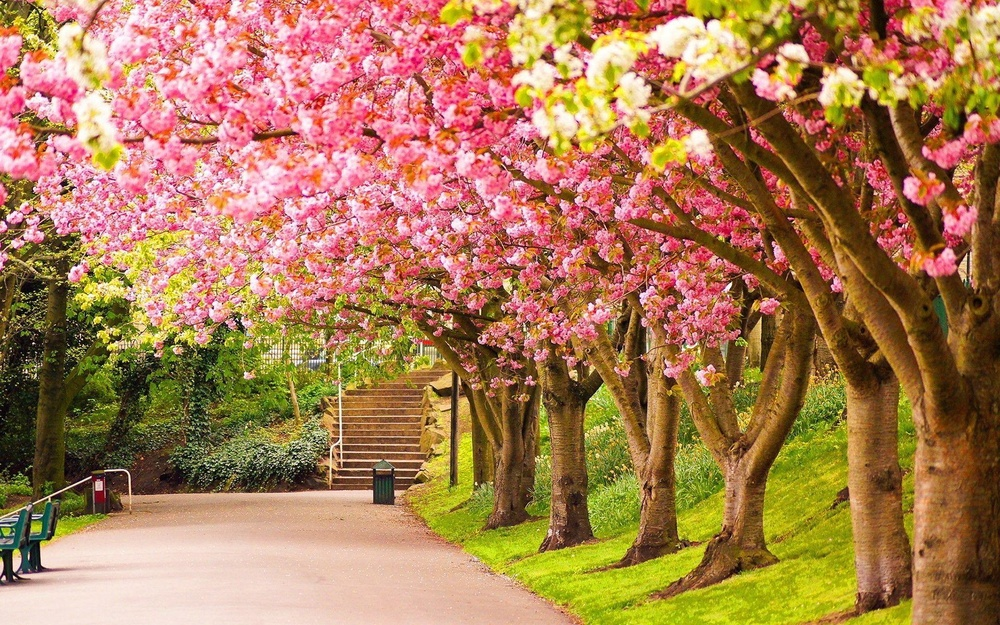
#> input picture Praktikum_8/bunga.jpg, 1000 x 625 px, shrunk from 1920 x 1200 before the run
$ python mandiri.py   (older library calls are emulated)
#> lines starting #> are read from the running program, lines starting #| are printed output that depends on the picture
import cv2
import numpy as np
import matplotlib.pyplot as plt
import os

def count_edge_pixels(edge_img):
    # Menghitung piksel non-zero (putih/tepi)
    return cv2.countNonZero(edge_img)

def main_app():
    img_path = ""
    img_gray = None
    img_rgb = None

    while True:
        print("\n--- Aplikasi Deteksi Tepi ---")
        print("1. Load Gambar")
        print("2. Sobel (Magnitude)")
        print("3. Canny")
        print("4. Laplacian of Gaussian (LoG)")
        print("5. Keluar")

        pilihan = input("Pilih menu (1-5): ")
#> the answer given: 1

        if pilihan == '1':
            img_path = input("Masukkan nama file gambar (cth: gedung.jpg): ")
#> the answer given: bunga.jpg
            if os.path.exists(img_path):
                img_bgr = cv2.imread(img_path)
#> img_bgr is the input picture: shape (625, 1000, 3); mean B, G, R 84.2, 124.3, 169.5
                img_gray = cv2.cvtColor(img_bgr, cv2.COLOR_BGR2GRAY)
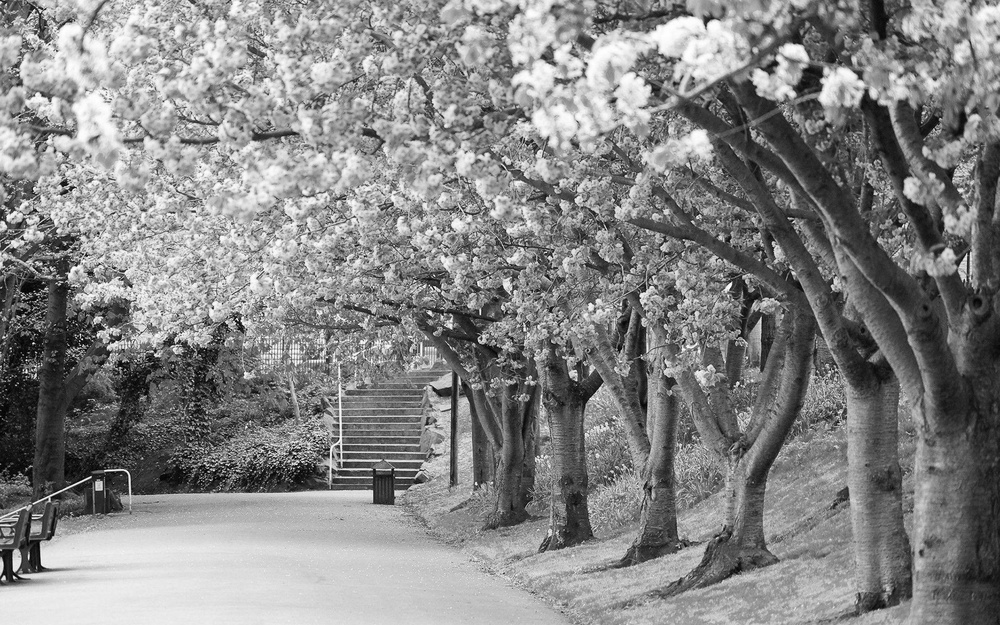
#> img_gray: shape (625, 1000); min 0, max 255, mean 133.3
                img_rgb = cv2.cvtColor(img_bgr, cv2.COLOR_BGR2RGB)
                print("[INFO] Gambar berhasil dimuat.")
            else:
                print("[ERROR] File tidak ditemukan!")
                img_gray = None

        elif pilihan == '2':
            if img_gray is None: print("[ERROR] Load gambar dulu!"); continue
            sobel_x = cv2.Sobel(img_gray, cv2.CV_64F, 1, 0, ksize=3)
            sobel_y = cv2.Sobel(img_gray, cv2.CV_64F, 0, 1, ksize=3)
            sobel_mag = np.uint8(np.clip(np.sqrt(sobel_x**2 + sobel_y**2), 0, 255))

            pixels = count_edge_pixels(sobel_mag)
            print(f"[INFO] Jumlah piksel tepi: {pixels}")

            plt.imshow(sobel_mag, cmap='gray'); plt.title('Sobel Magnitude'); plt.axis('off'); plt.show()
            cv2.imwrite('hasil_sobel.jpg', sobel_mag)
            print("[INFO] Hasil disimpan sebagai hasil_sobel.jpg")

        elif pilihan == '3':
            if img_gray is None: print("[ERROR] Load gambar dulu!"); continue
            low = int(input("Masukkan ambang rendah Canny: "))
            high = int(input("Masukkan ambang tinggi Canny: "))
            edges = cv2.Canny(img_gray, low, high)

            pixels = count_edge_pixels(edges)
            print(f"[INFO] Jumlah piksel tepi: {pixels}")

            plt.imshow(edges, cmap='gray'); plt.title(f'Canny ({low}, {high})'); plt.axis('off'); plt.show()
            cv2.imwrite('hasil_canny.jpg', edges)
            print("[INFO] Hasil disimpan sebagai hasil_canny.jpg")

        elif pilihan == '4':
            if img_gray is None: print("[ERROR] Load gambar dulu!"); continue
            ksize = int(input("Masukkan ukuran kernel Gaussian (harus ganjil, cth: 3, 5, 7): "))
            if ksize % 2 == 0: print("[ERROR] Kernel harus ganjil!"); continue

            blurred = cv2.GaussianBlur(img_gray, (ksize, ksize), 0)
            laplacian = cv2.Laplacian(blurred, cv2.CV_64F)
            laplacian = np.uint8(np.abs(laplacian))

            pixels = count_edge_pixels(laplacian)
            print(f"[INFO] Jumlah piksel tepi: {pixels}")

            plt.imshow(laplacian, cmap='gray'); plt.title(f'LoG (Kernel={ksize})'); plt.axis('off'); plt.show()
            cv2.imwrite('hasil_log.jpg', laplacian)
            print("[INFO] Hasil disimpan sebagai hasil_log.jpg")

        elif pilihan == '5':
            print("Keluar dari aplikasi.")
            break
        else:
            print("[ERROR] Pilihan tidak valid.")

if __name__ == '__main__':
    main_app()
#> the answer given: 1
#> the answer given: gedung.jpg
#> the answer given: 1
#> the answer given: gedung.jpg
#> (the run stopped early here; a loop or call above may not have finished)

$ run again, on Praktikum_8/plat_nomor.jpg
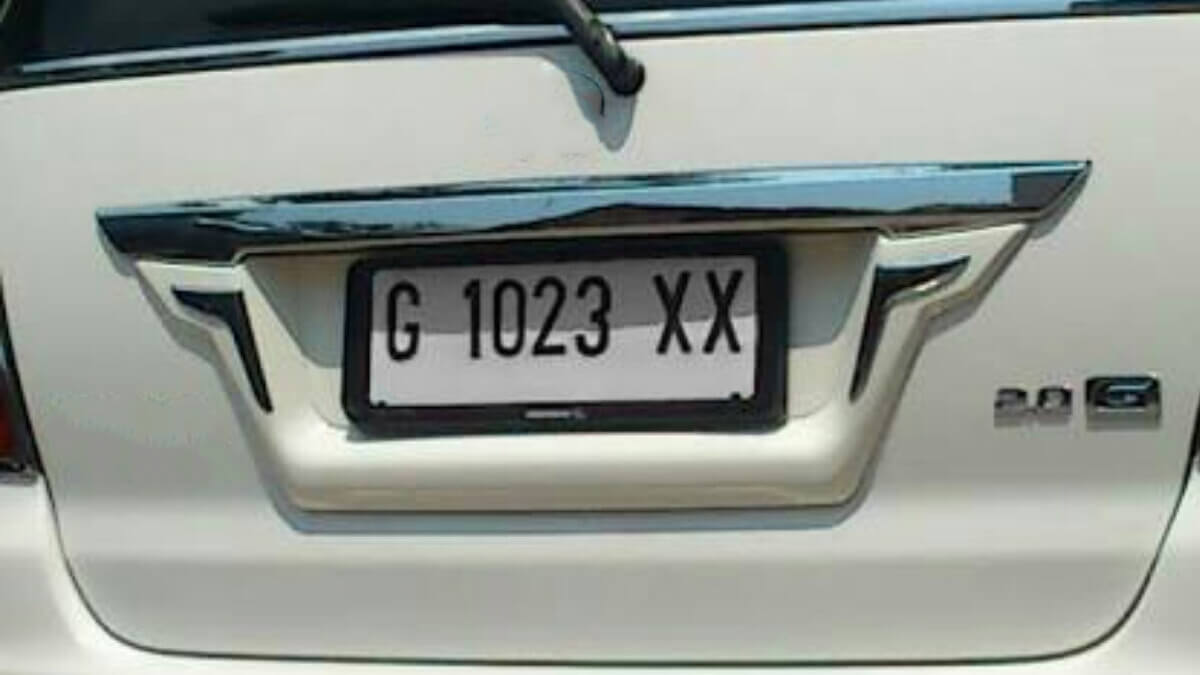
#> input picture Praktikum_8/plat_nomor.jpg, 1200 x 675 px
#> in main_app, img_bgr is the input picture: shape (675, 1200, 3); mean B, G, R 147.1, 152.4, 147
#> in main_app, `img_gray = cv2.cvtColor(img_bgr, cv2.COLOR_BGR2GRAY)`:
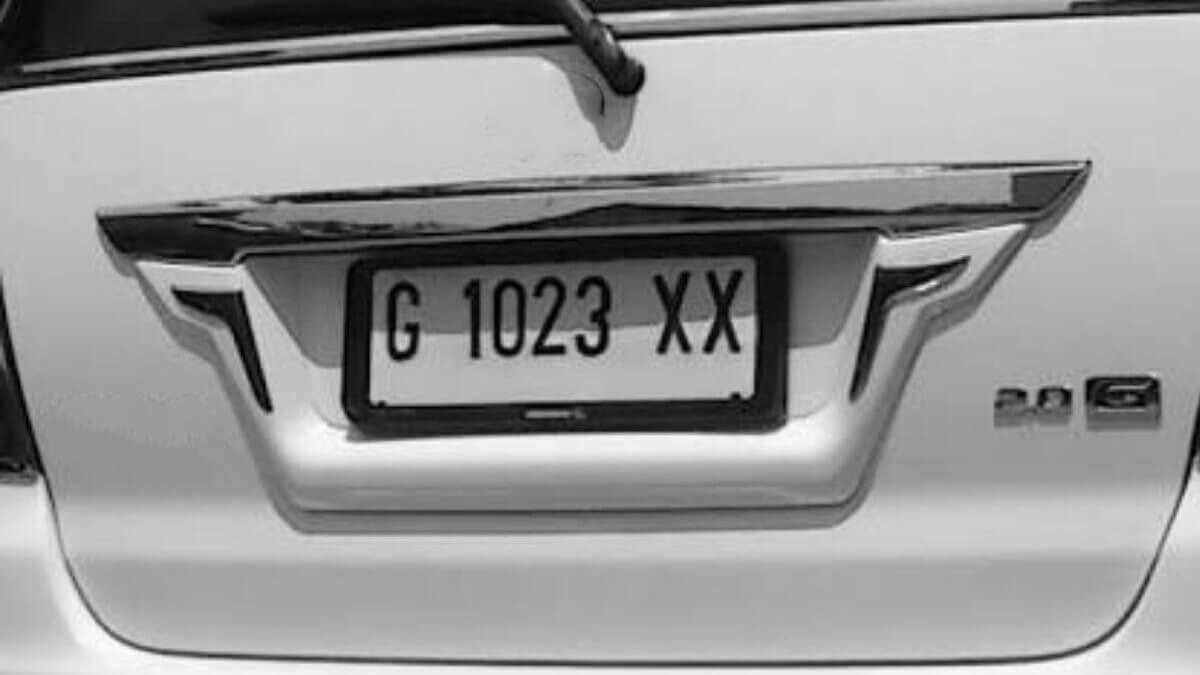
#> img_gray: shape (675, 1200); min 0, max 254, mean 150.3
